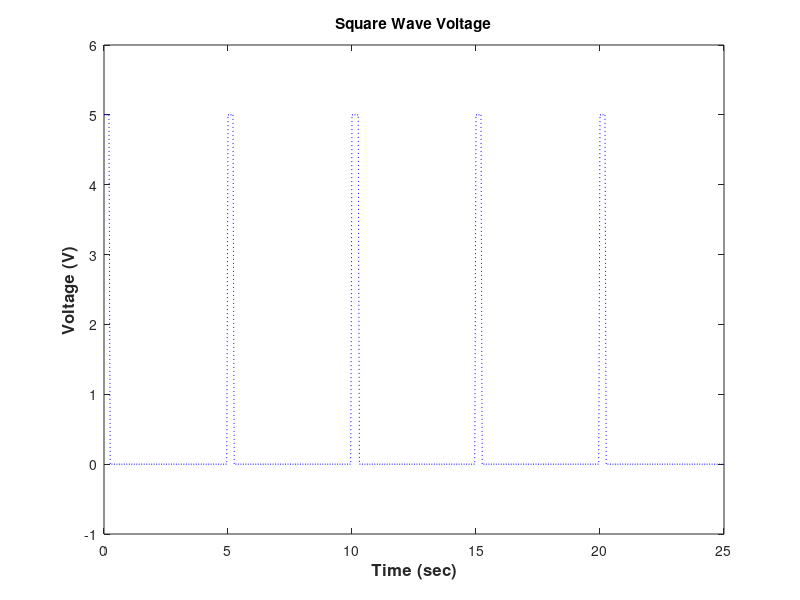

This chart was generated by the following MATLAB code:
clear; clc;
%Create Variables By Promting User to Enter Them
Name = input('Enter Your Name: ', 's'); %Stores Name in variable
Age = input('Enter Your Age: '); %Stores Age in variable
City = input('Enter Your City: ', 's'); %Stores City in variable
State = input('Enter Your State: ', 's'); %Stores State in variable
Zipcode = input('Enter Your Zipcode: '); %Stores Zipcode in variable

fprintf('Hello %s \n Age = %i \n City = %s \n State = %s \n Zipcode = %i', Name, Age, City, State, Zipcode);

Re_enter = menu('Is This Infomation Correct? ', 'Yes', 'No');

switch Re_enter
    case 2
        Name = input('Enter Your Name: ', 's'); %Stores Name in variable
        Age = input('Enter Your Age: '); %Stores Age in variable
        City = input('Enter Your City: ', 's'); %Stores City in variable
        State = input('Enter Your State: ', 's'); %Stores State in variable
        Zipcode = input('Enter Your Zipcode: '); %Stores Zipcode in variable
    otherwise
        disp('Have a Wonderful Day!');
end
%%
clear;clc;
%(input statements)
Period = input('Enter Value of Period. ');
%Determine Frequency
f = 1/Period;
%Displa frequency to user
fprintf('The frequency of the square wave function is %2.2f Hz \n',f);
%Prompt User for the duty cycle and number of cycles.
tau = input('Enter Duty Cycle. ');
N = input('Enter number of desired cycles. ');
%Calculate t values from 0 to the number of desired cycles
t = 0:Period/100:N*Period-Period/100;
AppliedVoltage = 2.5*square(2*pi*f*t,tau)+2.5 ;

plot(t,AppliedVoltage,'b:');
ylim([-1 6]);
fprintf('Average Amplitude = %0.1f V\n',mean(AppliedVoltage));

xlabel('\bfTime (sec)','FontSize',12);
ylabel('\bfVoltage (V)','FontSize',12);
title('\bfSquare Wave Voltage');

%%
clear;clc;
%Promts User to pick the three color values
FirstColor = menu('What is the first color? ','Black','Brown','Red','Orange','Yellow','Green','Blue','Violet','Gray','White');
SecondColor = menu('What is the second color? ','Black','Brown','Red','Orange','Yellow','Green','Blue','Violet','Gray','White');
ThirdColor = menu('What is the third color? ','Black','Brown','Red','Orange','Yellow','Green','Blue','Violet','Gray','White');
FourthColor = menu('What is the fourth color? ','Gold','Silver','None');
%Subtracts 1 from each value to get the actual value of the color
FirstColor = FirstColor - 1;
SecondColor = SecondColor - 1;
ThirdColor = ThirdColor - 1;
%Calculates the nominal value using the first three colors
NominalValue = (FirstColor*10 + SecondColor)*10^ThirdColor;
%Calculate the range of the circuit from the possible error
switch FourthColor
    case 1
        Varience = NominalValue*0.05;
    case 2
        Varience = NominalValue*0.1;
    case 3
        Varience = NominalValue*0.2;
end
%Calculate the upper and lower bounds of the resitors range
LowerBound = NominalValue - Varience;
UpperBound = NominalValue + Varience;

%Display the final results
fprintf('The Nominal Value of the Resistor is %1.1f Ohms\n',NominalValue);
        
fprintf('The Range of the Resistor is [%1.1f,%1.1f] Ohms',LowerBound,UpperBound);    
        
       

